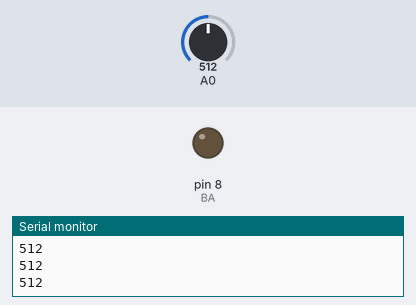
A sketch run on a simulated Arduino Uno, built with avr-gcc and run on an emulated ATmega328P. On the bench: output pins drawn as LEDs (lit = HIGH), the last lines printed to the serial monitor. The inputs (shaded band) are chosen by the test bench; at power-on: A0 = 512.

Above: at 1.3 s.
1.4 s: A0 set to 488
At 2.1 s:
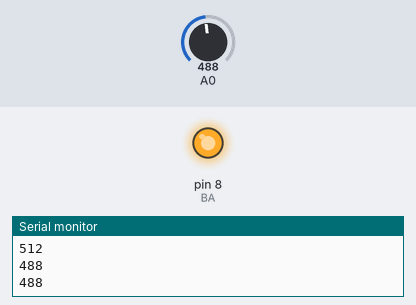
3.0 s: A0 set to 510
At 3.3 s:
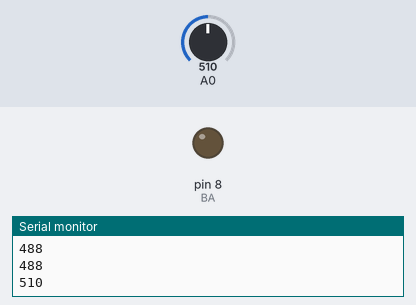
4.5 s: A0 set to 490
At 5.7 s:
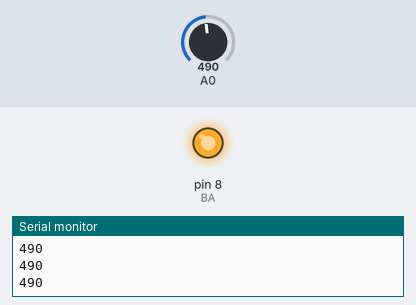
Timing chart, 0 to 7.5 s (numbered marks = the images above; inputs shaded):
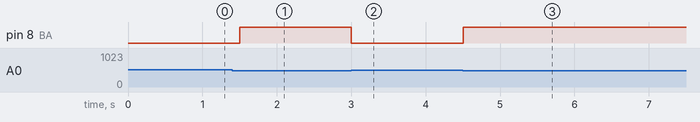

The sketch:

BombaAgua.ino
```cpp
int BA = 8;
int H = 0;

void setup() {
  Serial.begin(9600);
  pinMode(BA, OUTPUT);
}

void loop() {
  H = analogRead(A0); //Cuando realizamos una lectura analoga valores entre 0 a 1024

  if(H >= 500 && H <= 1024)
  {
    digitalWrite(BA, LOW);
  }else
  {
    digitalWrite(BA, HIGH);
  }
  Serial.println(H);
  delay(500);
}
```

Measured:
- the behaviour switches between 500 and 499 on A0 (found by bisection; images 0 and 1)
- after the input at 1.4 s, pin 8 (BA): LOW → HIGH after 0.10 s
- after the input at 3.0 s, pin 8 (BA): HIGH → LOW at once
- after the input at 4.5 s, pin 8 (BA): LOW → HIGH at once
